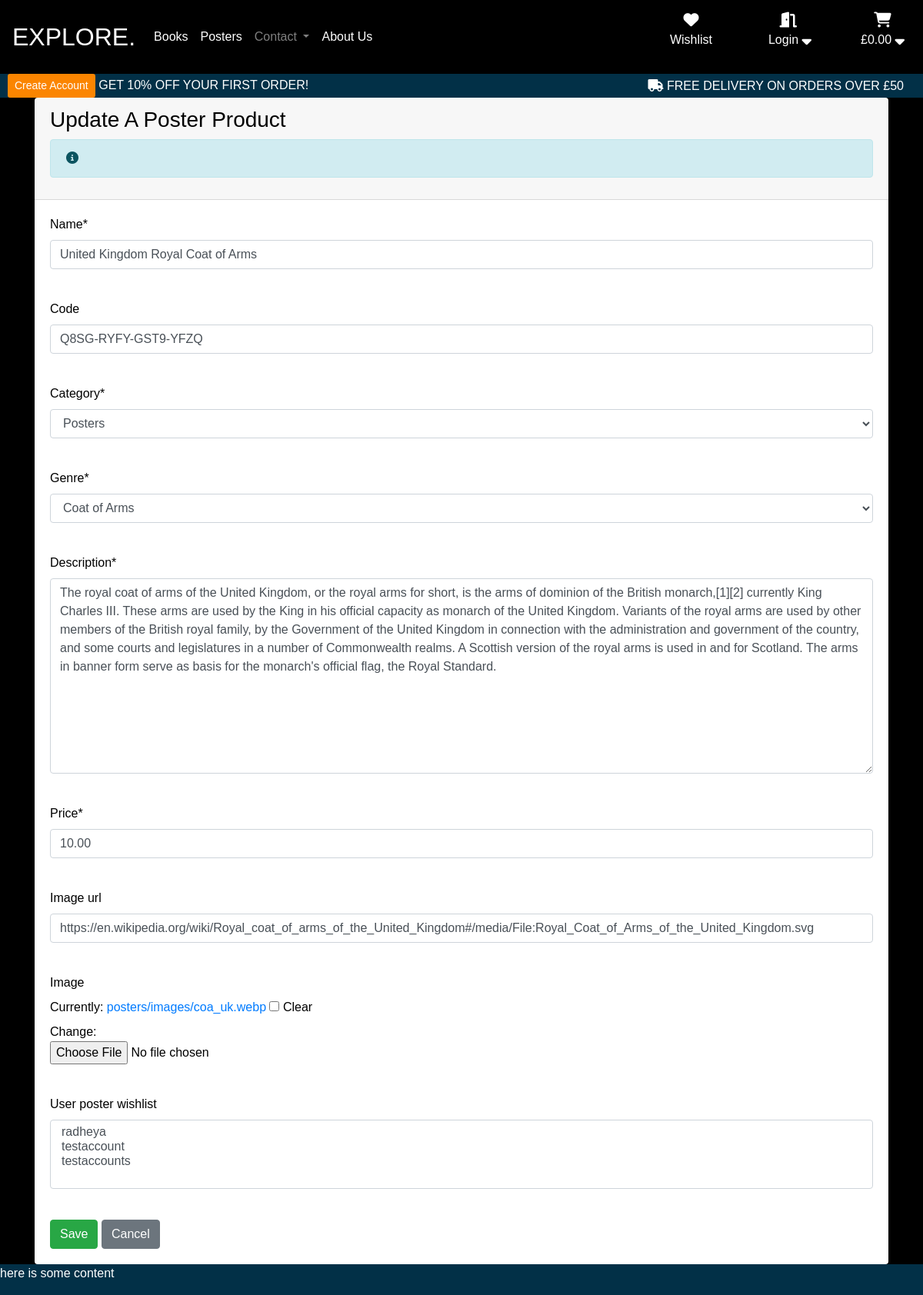
Screenshot of /crud/update-poster/1 with the database file from the repository.
### products/models.py (models this page shows, shortened)
class Posters(models.Model):
    class Meta:
        verbose_name_plural = 'Posters'
    name = models.CharField(max_length=254)
    code = models.CharField(max_length=19, null=True, blank=True)
    category = models.ForeignKey(Category, on_delete=models.CASCADE)
    genre = models.ForeignKey(Genre, on_delete=models.CASCADE)
    description = models.TextField()
    price = models.DecimalField(max_digits=6, decimal_places=2)
    image_url = models.URLField(max_length=1024, null=True, blank=True)
    image = models.ImageField(null=True, blank=True)
    user_poster_wishlist = models.ManyToManyField(User, related_name="user_poster_wishlist", blank=True)

### crud/views.py (the view, shortened to what this page needs)
# urls.py: path('update-poster/<int:pk>', views.UpdatePosterView.as_view(), name='update_poster'),
class UpdatePosterView(UpdateView):
    model = Posters
    fields = '__all__'
    template_name = 'crud/update/update-poster.html'
    success_url = reverse_lazy('manage_products')

### products/models.py (called while the page is built)
    def __str__(self):
        return self.name

    def __str__(self):
        return self.name

### crud/templates/crud/update/update-poster.html (shortened to what this page needs)
{% extends "base.html" %}
{% load static %}
{% block extra_css %}
 <link rel="stylesheet" href="{% static 'crud/css/crud.css' %}">
{% endblock %}
{% block content %}
    <div class="container crud-container">
    <div class="card border-0">
        <div class="card-header">
        <h3>{% block card-header %}Update A Poster Product{% endblock card-header %}</h3>
        <div class="alert alert-info">
            <i class="fa-solid fa-circle-info"></i>
        </div>
        </div>
        <div class="card-body">
        <form method="POST">
            {% for field in form %}
                {{ field | as_crispy_field }}
            {% endfor %}
            <br>
            <input type="submit" value="Save" class="btn btn-success">
            <input type="button" class="btn btn-secondary" value="Cancel" onClick="javascript:history.go(-1);">
        </form>
        </div>
    </div>
    </div>
{% endblock %}

### static/css/base.css (style rules this page uses)
:root { --light-blue: #8ECAE6; --blue: #219EBC; --dark-blue: #023047; --yellow: #FFB703; --orange: #FB8500; --red: #d62828; --hero-txt-bg: rgba(148, 121, 135, 0) }
*, *::before, *::after { box-sizing: border-box; }
html, body { height: 100%; width: 100%; margin: 0; }
body { background: black; color: white; font-family: 'Montserrat', sans-serif; font-weight: 400; display: flex; flex-direction: column; }

### crud/static/crud/css/crud.css (style rules this page uses)
.crud-container { flex: 1 0 auto; color: black; }

### rows the page displays
Posters: name "United Kingdom Royal Coat of Arms" "Q8SG-RYFY-GST9-YFZQ" "Posters" "Coat of Arms" "The royal coat of arms of the United Kingdom, or the royal arms for short, is the arms of dominion of the British monarch,[1][2] currently King Charles III. These arms are used by the King in his official capacity as monarch of the United Kingdom. Variants of the royal arms are used by other members of the British royal family, by the Government of the United Kingdom in connection with the administration and government of the country, and some courts and legislatures in a number of Commonwealth realms. A Scottish version of the royal arms is used in and for Scotland. The arms in banner form serve as basis for the monarch's official flag, the Royal Standard." "10.00" "https://en.wikipedia.org/wiki/Royal_coat_of_arms_of_the_United_Kingdom#/media/File:Royal_Coat_of_Arms_of_the_United_Kingdom.svg"
